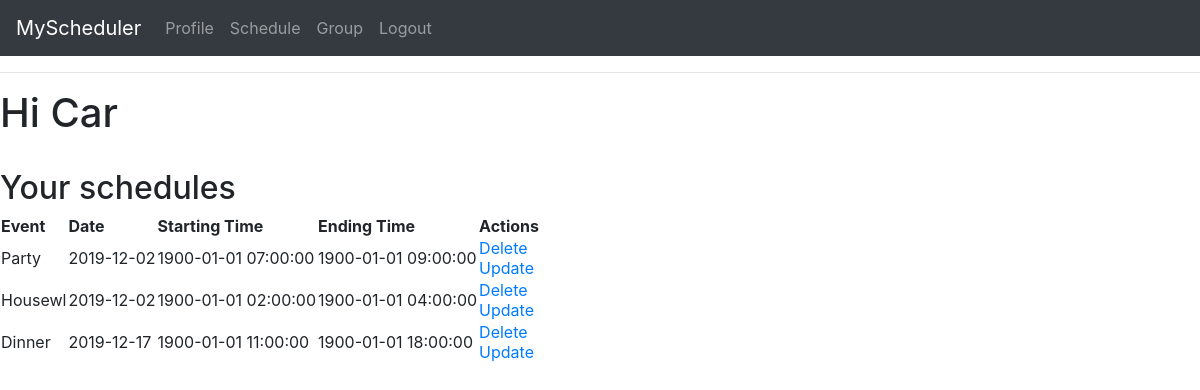
/userpage/Car (signed in), run on the app's committed database.
### app/models.py (models this page shows, shortened)
class User(UserMixin,db.Model):
    id=db.Column(db.Integer,primary_key=True)
    username = db.Column(db.String(64), index=True, unique=True)
    email = db.Column(db.String(128), index=True, unique=True)
    password_hash = db.Column(db.String(128))
    events = db.relationship('Event', backref='user', lazy = 'dynamic')

class Event(db.Model):
    id = db.Column(db.Integer, primary_key=True)
    event_name = db.Column(db.String(128))
    event_date = db.Column(db.DateTime)
    event_timeEnd = db.Column(db.DateTime)
    event_timeStart=db.Column(db.DateTime)
    user_id = db.Column(db.Integer, db.ForeignKey('user.id'))

### app/routes.py (the view)
@app.route('/userpage/<username>')
@login_required
def userpage(username):
    user=User.query.filter_by(username=username).first_or_404()
    e= Event.query.filter_by(user_id=user.id).all()
    return render_template('userpage.html',user=user, title= 'Profile',e=e)

### app/models.py (called while the page is built)
@login.user_loader
def load_user(id):
    return User.query.get(int(id))

### app/templates/userpage.html
{% extends "base.html" %}
{% block content %}
    <h1>Hi {{user.username}} </h1>
	<br><h2> Your schedules <h2>
<p>
	<table>
        <tr>
            <th>Event</th>
            <th>Date</th>
            <th>Starting Time</th>
			<th>Ending Time</th>
			<th>Actions</th>
        </tr>
        {% for data in e %}
            <tr>
                <td>{{ data.event_name }}</td>
                <td>{{ data.event_date.date() }}</td>
				<td>{{ data.event_timeStart }}</td>
				<td>{{ data.event_timeEnd }}</td>
                <td>
                    <a href="/delete/{{data.id}}">Delete</a>
                    <br>
                    <a href="/edit/{{data.id}}">Update</a>
                </td>
            </tr>
        {% endfor %}
    </table>
	</p>
{% endblock %}:

### app/templates/base.html (shortened to what this page needs)
<html>
    <head>
		<link rel="stylesheet" href="https://stackpath.bootstrapcdn.com/bootstrap/4.3.1/css/bootstrap.min.css">
    </head>
    <body class='.bg-light'>
        <div>
			<nav class="navbar navbar-expand-lg navbar-dark bg-dark">
				<a class="navbar-brand" href="#">MyScheduler</a>
				<div class="collapse navbar-collapse" id="navbarNavAltMarkup">
					<div class="navbar-nav">
						{% if current_user.is_anonymous %}
						<a class="nav-item nav-link" href="{{ url_for('home') }}">Home</a>
						<a class="nav-item nav-link" href="{{ url_for('login') }}">Login</a>
						<a class="nav-item nav-link" href="{{ url_for('register') }}">Register</a>
						{% else %}
						<a class="nav-item nav-link" href="{{ url_for('userpage', username=current_user.username)}}">Profile</a>
						<a class="nav-item nav-link" href="{{ url_for('create') }}">Schedule</a>
						<a class="nav-item nav-link" href="{{ url_for('groups') }}">Group</a>
						<a class="nav-item nav-link" href="{{ url_for('logout') }}">Logout</a>
						{% endif %}
					</div>
				</div>
			</nav>
        </div>
        <hr>
        {% block content %}
		{% endblock %}
    </body>
</html>

### data on the page
User: username "Car"
Event: event_name "Party", event_date "2019-12-02", event_timeStart "1900-01-01 07:00:00", event_timeEnd "1900-01-01 09:00:00"
Event: event_name "Housewl", event_date "2019-12-02", event_timeStart "1900-01-01 02:00:00", event_timeEnd "1900-01-01 04:00:00"
Event: event_name "Dinner", event_date "2019-12-17", event_timeStart "1900-01-01 11:00:00", event_timeEnd "1900-01-01 18:00:00"
